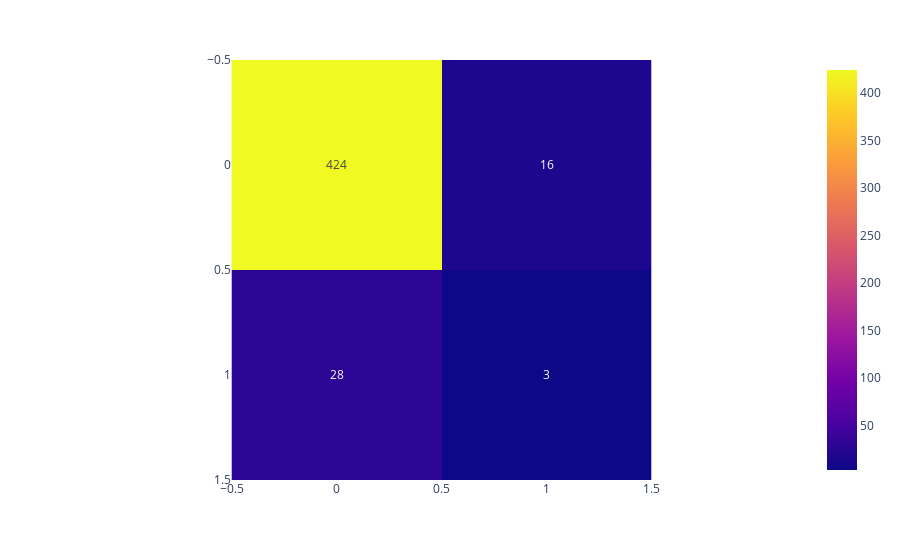

Notebook cell for this chart:
### Markdown cell above
# XGBOOST

### Code cell
x = raw_data.drop('Pass/Fail', axis = 1).fillna(0)
y = raw_data['Pass/Fail'].apply(lambda x : 0 if x<0 else 1)

x_train,x_test,y_train,y_test = train_test_split(x,y,test_size=0.3,random_state=42)

x_train = pd.DataFrame(StandardScaler().fit_transform(x_train)).reset_index(drop=True)
x_train = x_train.fillna(0)
x_test = pd.DataFrame(StandardScaler().fit_transform(x_test)).fillna(0)
y_train.reset_index(drop=True , inplace =True)
x_train, y_train = SMOTE().fit_resample(x_train, y_train)
model = XGBClassifier(random_state=1)
model.fit(x_train, y_train)
y_pred = model.predict(x_test)

# 각 평가 지표 계산
accuracy = accuracy_score(y_test, y_pred)
precision = precision_score(y_test, y_pred)
recall = recall_score(y_test, y_pred)
f1 = f1_score(y_test, y_pred)
roc_auc = roc_auc_score(y_test, y_pred)


# 결과 출력_raw
print("Logistic Regression 결과:")
print("Accuracy:", accuracy)
print("Precision:", precision)
print("Recall:", recall)
print("F1 Score:", f1)
print("ROC AUC Score:", roc_auc)

print(classification_report(y_test, y_pred, digits = 3))
px.imshow(confusion_matrix(y_test, y_pred) , text_auto=True)

### Figure 1 — Plotly figure (JSON) as saved in the notebook; plotly's stock layout.template omitted (floating-point values rounded to 4 significant figures)
{"data": [{"coloraxis": "coloraxis", "hovertemplate": "x: %{x}<br>y: %{y}<br>color: %{z}<extra></extra>", "name": "0", "texttemplate": "%{z}", "type": "heatmap", "xaxis": "x", "yaxis": "y", "z": [[424, 16], [28, 3]]}], "layout": {"coloraxis": {"colorscale": [[0, "#0d0887"], [0.1111, "#46039f"], [0.2222, "#7201a8"], [0.3333, "#9c179e"], [0.4444, "#bd3786"], [0.5556, "#d8576b"], [0.6667, "#ed7953"], [0.7778, "#fb9f3a"], [0.8889, "#fdca26"], [1, "#f0f921"]]}, "margin": {"t": 60}, "xaxis": {"anchor": "y", "constrain": "domain", "domain": [0, 1], "scaleanchor": "y"}, "yaxis": {"anchor": "x", "autorange": "reversed", "constrain": "domain", "domain": [0, 1]}}}
